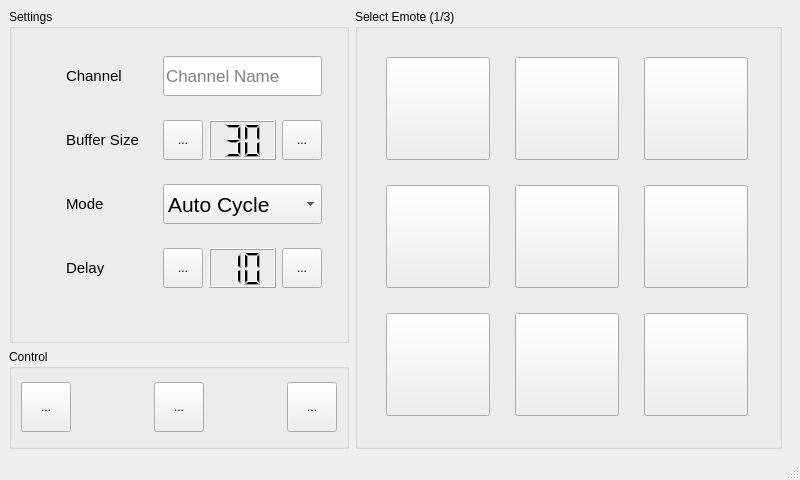
<?xml version="1.0" encoding="UTF-8"?>
<ui version="4.0">
 <class>MainWindow</class>
 <widget class="QMainWindow" name="MainWindow">
  <property name="geometry">
   <rect>
    <x>0</x>
    <y>0</y>
    <width>800</width>
    <height>480</height>
   </rect>
  </property>
  <property name="windowTitle">
   <string>MainWindow</string>
  </property>
  <widget class="QWidget" name="centralwidget">
   <layout class="QHBoxLayout" name="horizontalLayout">
    <item>
     <widget class="QWidget" name="widget" native="true">
      <property name="minimumSize">
       <size>
        <width>320</width>
        <height>0</height>
       </size>
      </property>
      <layout class="QVBoxLayout" name="verticalLayout">
       <property name="leftMargin">
        <number>0</number>
       </property>
       <property name="topMargin">
        <number>0</number>
       </property>
       <property name="rightMargin">
        <number>0</number>
       </property>
       <property name="bottomMargin">
        <number>0</number>
       </property>
       <item>
        <widget class="QGroupBox" name="groupBox_2">
         <property name="title">
          <string>Settings</string>
         </property>
         <layout class="QFormLayout" name="formLayout_2">
          <item row="0" column="0">
           <widget class="QWidget" name="widget_9" native="true">
            <property name="font">
             <font>
              <stylestrategy>PreferDefault</stylestrategy>
             </font>
            </property>
            <layout class="QFormLayout" name="formLayout">
             <property name="formAlignment">
              <set>Qt::AlignCenter</set>
             </property>
             <property name="leftMargin">
              <number>0</number>
             </property>
             <property name="rightMargin">
              <number>6</number>
             </property>
             <item row="0" column="0">
              <widget class="QWidget" name="widget_4" native="true">
               <layout class="QHBoxLayout" name="horizontalLayout_4">
                <item>
                 <widget class="QLabel" name="label_3">
                  <property name="sizePolicy">
                   <sizepolicy hsizetype="Fixed" vsizetype="Fixed">
                    <horstretch>0</horstretch>
                    <verstretch>0</verstretch>
                   </sizepolicy>
                  </property>
                  <property name="minimumSize">
                   <size>
                    <width>30</width>
                    <height>30</height>
                   </size>
                  </property>
                  <property name="text">
                   <string/>
                  </property>
                  <property name="pixmap">
                   <pixmap resource="../../Resources.qrc">:/resources/img/icons/twitch.svg</pixmap>
                  </property>
                  <property name="scaledContents">
                   <bool>true</bool>
                  </property>
                 </widget>
                </item>
                <item>
                 <widget class="QLabel" name="label_4">
                  <property name="font">
                   <font>
                    <pointsize>11</pointsize>
                   </font>
                  </property>
                  <property name="text">
                   <string>Channel</string>
                  </property>
                 </widget>
                </item>
               </layout>
              </widget>
             </item>
             <item row="0" column="1">
              <widget class="QWidget" name="widget_6" native="true">
               <layout class="QGridLayout" name="gridLayout_4">
                <item row="0" column="0">
                 <widget class="QLineEdit" name="twitch_channel_input">
                  <property name="minimumSize">
                   <size>
                    <width>0</width>
                    <height>40</height>
                   </size>
                  </property>
                  <property name="font">
                   <font>
                    <pointsize>13</pointsize>
                   </font>
                  </property>
                  <property name="echoMode">
                   <enum>QLineEdit::Normal</enum>
                  </property>
                  <property name="placeholderText">
                   <string>Channel Name</string>
                  </property>
                 </widget>
                </item>
               </layout>
              </widget>
             </item>
             <item row="1" column="0">
              <widget class="QWidget" name="widget_8" native="true">
               <layout class="QHBoxLayout" name="horizontalLayout_3">
                <property name="topMargin">
                 <number>9</number>
                </property>
                <property name="bottomMargin">
                 <number>9</number>
                </property>
                <item>
                 <widget class="QLabel" name="label_6">
                  <property name="sizePolicy">
                   <sizepolicy hsizetype="Fixed" vsizetype="Fixed">
                    <horstretch>0</horstretch>
                    <verstretch>0</verstretch>
                   </sizepolicy>
                  </property>
                  <property name="minimumSize">
                   <size>
                    <width>30</width>
                    <height>30</height>
                   </size>
                  </property>
                  <property name="maximumSize">
                   <size>
                    <width>30</width>
                    <height>30</height>
                   </size>
                  </property>
                  <property name="text">
                   <string/>
                  </property>
                  <property name="pixmap">
                   <pixmap resource="../../Resources.qrc">:/resources/img/icons/smile.svg</pixmap>
                  </property>
                  <property name="scaledContents">
                   <bool>true</bool>
                  </property>
                 </widget>
                </item>
                <item>
                 <widget class="QLabel" name="label_7">
                  <property name="font">
                   <font>
                    <pointsize>11</pointsize>
                   </font>
                  </property>
                  <property name="text">
                   <string>Buffer Size</string>
                  </property>
                 </widget>
                </item>
               </layout>
              </widget>
             </item>
             <item row="1" column="1">
              <widget class="QWidget" name="widget_7" native="true">
               <layout class="QHBoxLayout" name="horizontalLayout_5">
                <item>
                 <widget class="QToolButton" name="buffer_left_button">
                  <property name="minimumSize">
                   <size>
                    <width>40</width>
                    <height>40</height>
                   </size>
                  </property>
                  <property name="text">
                   <string>...</string>
                  </property>
                  <property name="icon">
                   <iconset resource="../../Resources.qrc">
                    <normaloff>:/resources/img/icons/arrow-left.svg</normaloff>:/resources/img/icons/arrow-left.svg</iconset>
                  </property>
                 </widget>
                </item>
                <item>
                 <widget class="QLCDNumber" name="buffer_lcd">
                  <property name="minimumSize">
                   <size>
                    <width>0</width>
                    <height>40</height>
                   </size>
                  </property>
                  <property name="frameShape">
                   <enum>QFrame::Box</enum>
                  </property>
                  <property name="lineWidth">
                   <number>1</number>
                  </property>
                  <property name="midLineWidth">
                   <number>0</number>
                  </property>
                  <property name="digitCount">
                   <number>2</number>
                  </property>
                  <property name="intValue" stdset="0">
                   <number>30</number>
                  </property>
                 </widget>
                </item>
                <item>
                 <widget class="QToolButton" name="buffer_right_button">
                  <property name="minimumSize">
                   <size>
                    <width>40</width>
                    <height>40</height>
                   </size>
                  </property>
                  <property name="text">
                   <string>...</string>
                  </property>
                  <property name="icon">
                   <iconset resource="../../Resources.qrc">
                    <normaloff>:/resources/img/icons/arrow-right.svg</normaloff>:/resources/img/icons/arrow-right.svg</iconset>
                  </property>
                 </widget>
                </item>
               </layout>
              </widget>
             </item>
             <item row="2" column="0">
              <widget class="QWidget" name="widget_12" native="true">
               <layout class="QHBoxLayout" name="horizontalLayout_9">
                <item>
                 <widget class="QLabel" name="label_11">
                  <property name="sizePolicy">
                   <sizepolicy hsizetype="Fixed" vsizetype="Fixed">
                    <horstretch>0</horstretch>
                    <verstretch>0</verstretch>
                   </sizepolicy>
                  </property>
                  <property name="minimumSize">
                   <size>
                    <width>30</width>
                    <height>30</height>
                   </size>
                  </property>
                  <property name="maximumSize">
                   <size>
                    <width>30</width>
                    <height>30</height>
                   </size>
                  </property>
                  <property name="text">
                   <string/>
                  </property>
                  <property name="pixmap">
                   <pixmap resource="../../Resources.qrc">:/resources/img/icons/monitor.svg</pixmap>
                  </property>
                 </widget>
                </item>
                <item>
                 <widget class="QLabel" name="label_12">
                  <property name="font">
                   <font>
                    <pointsize>11</pointsize>
                   </font>
                  </property>
                  <property name="text">
                   <string>Mode</string>
                  </property>
                 </widget>
                </item>
               </layout>
              </widget>
             </item>
             <item row="2" column="1">
              <widget class="QWidget" name="widget_13" native="true">
               <layout class="QGridLayout" name="gridLayout_5">
                <item row="0" column="0">
                 <widget class="QComboBox" name="mode_combo">
                  <property name="minimumSize">
                   <size>
                    <width>0</width>
                    <height>40</height>
                   </size>
                  </property>
                  <property name="font">
                   <font>
                    <pointsize>16</pointsize>
                   </font>
                  </property>
                  <item>
                   <property name="text">
                    <string>Auto Cycle</string>
                   </property>
                  </item>
                  <item>
                   <property name="text">
                    <string>Last</string>
                   </property>
                  </item>
                  <item>
                   <property name="text">
                    <string>Manual</string>
                   </property>
                  </item>
                 </widget>
                </item>
               </layout>
              </widget>
             </item>
             <item row="3" column="0">
              <widget class="QWidget" name="widget_10" native="true">
               <layout class="QHBoxLayout" name="horizontalLayout_7">
                <item>
                 <widget class="QLabel" name="label_8">
                  <property name="sizePolicy">
                   <sizepolicy hsizetype="Fixed" vsizetype="Fixed">
                    <horstretch>0</horstretch>
                    <verstretch>0</verstretch>
                   </sizepolicy>
                  </property>
                  <property name="minimumSize">
                   <size>
                    <width>30</width>
                    <height>30</height>
                   </size>
                  </property>
                  <property name="maximumSize">
                   <size>
                    <width>30</width>
                    <height>30</height>
                   </size>
                  </property>
                  <property name="text">
                   <string/>
                  </property>
                  <property name="pixmap">
                   <pixmap resource="../../Resources.qrc">:/resources/img/icons/clock.svg</pixmap>
                  </property>
                 </widget>
                </item>
                <item>
                 <widget class="QLabel" name="label_9">
                  <property name="font">
                   <font>
                    <pointsize>11</pointsize>
                   </font>
                  </property>
                  <property name="text">
                   <string>Delay</string>
                  </property>
                 </widget>
                </item>
               </layout>
              </widget>
             </item>
             <item row="3" column="1">
              <widget class="QWidget" name="widget_11" native="true">
               <layout class="QHBoxLayout" name="horizontalLayout_6">
                <item>
                 <widget class="QToolButton" name="delay_left_button">
                  <property name="minimumSize">
                   <size>
                    <width>40</width>
                    <height>40</height>
                   </size>
                  </property>
                  <property name="text">
                   <string>...</string>
                  </property>
                  <property name="icon">
                   <iconset resource="../../Resources.qrc">
                    <normaloff>:/resources/img/icons/arrow-left.svg</normaloff>:/resources/img/icons/arrow-left.svg</iconset>
                  </property>
                 </widget>
                </item>
                <item>
                 <widget class="QLCDNumber" name="delay_lcd">
                  <property name="minimumSize">
                   <size>
                    <width>0</width>
                    <height>40</height>
                   </size>
                  </property>
                  <property name="frameShape">
                   <enum>QFrame::Box</enum>
                  </property>
                  <property name="lineWidth">
                   <number>1</number>
                  </property>
                  <property name="midLineWidth">
                   <number>0</number>
                  </property>
                  <property name="digitCount">
                   <number>2</number>
                  </property>
                  <property name="intValue" stdset="0">
                   <number>10</number>
                  </property>
                 </widget>
                </item>
                <item>
                 <widget class="QToolButton" name="delay_right_button">
                  <property name="minimumSize">
                   <size>
                    <width>40</width>
                    <height>40</height>
                   </size>
                  </property>
                  <property name="text">
                   <string>...</string>
                  </property>
                  <property name="icon">
                   <iconset resource="../../Resources.qrc">
                    <normaloff>:/resources/img/icons/arrow-right.svg</normaloff>:/resources/img/icons/arrow-right.svg</iconset>
                  </property>
                 </widget>
                </item>
               </layout>
              </widget>
             </item>
            </layout>
           </widget>
          </item>
         </layout>
        </widget>
       </item>
       <item>
        <widget class="QGroupBox" name="groupBox_3">
         <property name="minimumSize">
          <size>
           <width>0</width>
           <height>100</height>
          </size>
         </property>
         <property name="maximumSize">
          <size>
           <width>16777215</width>
           <height>100</height>
          </size>
         </property>
         <property name="title">
          <string>Control</string>
         </property>
         <layout class="QHBoxLayout" name="horizontalLayout_2">
          <item>
           <widget class="QToolButton" name="cycle_left_button">
            <property name="minimumSize">
             <size>
              <width>50</width>
              <height>50</height>
             </size>
            </property>
            <property name="text">
             <string>...</string>
            </property>
            <property name="icon">
             <iconset resource="../../Resources.qrc">
              <normaloff>:/resources/img/icons/arrow-left.svg</normaloff>:/resources/img/icons/arrow-left.svg</iconset>
            </property>
            <property name="iconSize">
             <size>
              <width>40</width>
              <height>40</height>
             </size>
            </property>
           </widget>
          </item>
          <item>
           <spacer name="horizontalSpacer">
            <property name="orientation">
             <enum>Qt::Horizontal</enum>
            </property>
            <property name="sizeHint" stdset="0">
             <size>
              <width>40</width>
              <height>20</height>
             </size>
            </property>
           </spacer>
          </item>
          <item>
           <widget class="QToolButton" name="preview_screen_button">
            <property name="minimumSize">
             <size>
              <width>50</width>
              <height>50</height>
             </size>
            </property>
            <property name="text">
             <string>...</string>
            </property>
            <property name="icon">
             <iconset resource="../../Resources.qrc">
              <normaloff>:/resources/img/icons/grid.svg</normaloff>:/resources/img/icons/grid.svg</iconset>
            </property>
            <property name="iconSize">
             <size>
              <width>40</width>
              <height>40</height>
             </size>
            </property>
           </widget>
          </item>
          <item>
           <spacer name="horizontalSpacer_2">
            <property name="orientation">
             <enum>Qt::Horizontal</enum>
            </property>
            <property name="sizeHint" stdset="0">
             <size>
              <width>40</width>
              <height>20</height>
             </size>
            </property>
           </spacer>
          </item>
          <item>
           <widget class="QToolButton" name="cycle_right_button">
            <property name="minimumSize">
             <size>
              <width>50</width>
              <height>50</height>
             </size>
            </property>
            <property name="text">
             <string>...</string>
            </property>
            <property name="icon">
             <iconset resource="../../Resources.qrc">
              <normaloff>:/resources/img/icons/arrow-right.svg</normaloff>:/resources/img/icons/arrow-right.svg</iconset>
            </property>
            <property name="iconSize">
             <size>
              <width>40</width>
              <height>40</height>
             </size>
            </property>
           </widget>
          </item>
         </layout>
        </widget>
       </item>
      </layout>
     </widget>
    </item>
    <item>
     <widget class="QWidget" name="widget_2" native="true">
      <property name="minimumSize">
       <size>
        <width>421</width>
        <height>0</height>
       </size>
      </property>
      <layout class="QGridLayout" name="gridLayout">
       <property name="leftMargin">
        <number>0</number>
       </property>
       <property name="topMargin">
        <number>0</number>
       </property>
       <property name="rightMargin">
        <number>9</number>
       </property>
       <property name="bottomMargin">
        <number>0</number>
       </property>
       <item row="0" column="0">
        <widget class="QStackedWidget" name="stacked_widget">
         <property name="currentIndex">
          <number>1</number>
         </property>
         <widget class="QWidget" name="preview_widget">
          <layout class="QGridLayout" name="gridLayout_2">
           <property name="leftMargin">
            <number>0</number>
           </property>
           <property name="topMargin">
            <number>0</number>
           </property>
           <property name="rightMargin">
            <number>0</number>
           </property>
           <property name="bottomMargin">
            <number>0</number>
           </property>
           <item row="0" column="0">
            <widget class="QGroupBox" name="groupBox">
             <property name="minimumSize">
              <size>
               <width>427</width>
               <height>0</height>
              </size>
             </property>
             <property name="title">
              <string>Preview</string>
             </property>
             <property name="alignment">
              <set>Qt::AlignLeading|Qt::AlignLeft|Qt::AlignVCenter</set>
             </property>
             <layout class="QGridLayout" name="gridLayout_6">
              <item row="0" column="0">
               <widget class="QLabel" name="preview_emote_label">
                <property name="sizePolicy">
                 <sizepolicy hsizetype="Preferred" vsizetype="Preferred">
                  <horstretch>0</horstretch>
                  <verstretch>0</verstretch>
                 </sizepolicy>
                </property>
                <property name="text">
                 <string/>
                </property>
                <property name="pixmap">
                 <pixmap resource="../../Resources.qrc">:/resources/img/lul.png</pixmap>
                </property>
                <property name="scaledContents">
                 <bool>true</bool>
                </property>
                <property name="alignment">
                 <set>Qt::AlignCenter</set>
                </property>
               </widget>
              </item>
             </layout>
            </widget>
           </item>
          </layout>
         </widget>
         <widget class="QWidget" name="emote_select_widget">
          <layout class="QGridLayout" name="gridLayout_3">
           <property name="leftMargin">
            <number>0</number>
           </property>
           <property name="topMargin">
            <number>0</number>
           </property>
           <property name="rightMargin">
            <number>0</number>
           </property>
           <property name="bottomMargin">
            <number>0</number>
           </property>
           <item row="0" column="0">
            <widget class="QGroupBox" name="select_emote_panel">
             <property name="title">
              <string>Select Emote (1/3)</string>
             </property>
             <layout class="QGridLayout" name="gridLayout_7">
              <item row="0" column="0">
               <widget class="QToolButton" name="toolButton_16">
                <property name="text">
                 <string/>
                </property>
                <property name="icon">
                 <iconset resource="../../Resources.qrc">
                  <normaloff>:/resources/img/lul.png</normaloff>:/resources/img/lul.png</iconset>
                </property>
                <property name="iconSize">
                 <size>
                  <width>96</width>
                  <height>96</height>
                 </size>
                </property>
               </widget>
              </item>
              <item row="0" column="1">
               <widget class="QToolButton" name="toolButton_14">
                <property name="text">
                 <string/>
                </property>
                <property name="icon">
                 <iconset resource="../../Resources.qrc">
                  <normaloff>:/resources/img/lul.png</normaloff>:/resources/img/lul.png</iconset>
                </property>
                <property name="iconSize">
                 <size>
                  <width>96</width>
                  <height>96</height>
                 </size>
                </property>
               </widget>
              </item>
              <item row="0" column="2">
               <widget class="QToolButton" name="toolButton_15">
                <property name="text">
                 <string/>
                </property>
                <property name="icon">
                 <iconset resource="../../Resources.qrc">
                  <normaloff>:/resources/img/lul.png</normaloff>:/resources/img/lul.png</iconset>
                </property>
                <property name="iconSize">
                 <size>
                  <width>96</width>
                  <height>96</height>
                 </size>
                </property>
               </widget>
              </item>
              <item row="1" column="0">
               <widget class="QToolButton" name="toolButton_11">
                <property name="text">
                 <string/>
                </property>
                <property name="icon">
                 <iconset resource="../../Resources.qrc">
                  <normaloff>:/resources/img/lul.png</normaloff>:/resources/img/lul.png</iconset>
                </property>
                <property name="iconSize">
                 <size>
                  <width>96</width>
                  <height>96</height>
                 </size>
                </property>
               </widget>
              </item>
              <item row="1" column="1">
               <widget class="QToolButton" name="toolButton_12">
                <property name="text">
                 <string/>
                </property>
                <property name="icon">
                 <iconset resource="../../Resources.qrc">
                  <normaloff>:/resources/img/lul.png</normaloff>:/resources/img/lul.png</iconset>
                </property>
                <property name="iconSize">
                 <size>
                  <width>96</width>
                  <height>96</height>
                 </size>
                </property>
               </widget>
              </item>
              <item row="1" column="2">
               <widget class="QToolButton" name="toolButton_8">
                <property name="text">
                 <string/>
                </property>
                <property name="icon">
                 <iconset resource="../../Resources.qrc">
                  <normaloff>:/resources/img/lul.png</normaloff>:/resources/img/lul.png</iconset>
                </property>
                <property name="iconSize">
                 <size>
                  <width>96</width>
                  <height>96</height>
                 </size>
                </property>
               </widget>
              </item>
              <item row="2" column="0">
               <widget class="QToolButton" name="toolButton_10">
                <property name="text">
                 <string/>
                </property>
                <property name="icon">
                 <iconset resource="../../Resources.qrc">
                  <normaloff>:/resources/img/lul.png</normaloff>:/resources/img/lul.png</iconset>
                </property>
                <property name="iconSize">
                 <size>
                  <width>96</width>
                  <height>96</height>
                 </size>
                </property>
               </widget>
              </item>
              <item row="2" column="1">
               <widget class="QToolButton" name="toolButton_13">
                <property name="text">
                 <string/>
                </property>
                <property name="icon">
                 <iconset resource="../../Resources.qrc">
                  <normaloff>:/resources/img/lul.png</normaloff>:/resources/img/lul.png</iconset>
                </property>
                <property name="iconSize">
                 <size>
                  <width>96</width>
                  <height>96</height>
                 </size>
                </property>
               </widget>
              </item>
              <item row="2" column="2">
               <widget class="QToolButton" name="toolButton_9">
                <property name="text">
                 <string/>
                </property>
                <property name="icon">
                 <iconset resource="../../Resources.qrc">
                  <normaloff>:/resources/img/lul.png</normaloff>:/resources/img/lul.png</iconset>
                </property>
                <property name="iconSize">
                 <size>
                  <width>96</width>
                  <height>96</height>
                 </size>
                </property>
               </widget>
              </item>
             </layout>
            </widget>
           </item>
          </layout>
         </widget>
        </widget>
       </item>
      </layout>
     </widget>
    </item>
   </layout>
  </widget>
  <widget class="QMenuBar" name="menubar">
   <property name="geometry">
    <rect>
     <x>0</x>
     <y>0</y>
     <width>800</width>
     <height>21</height>
    </rect>
   </property>
  </widget>
  <widget class="QStatusBar" name="statusbar"/>
 </widget>
 <resources>
  <include location="../../Resources.qrc"/>
 </resources>
 <connections/>
</ui>
